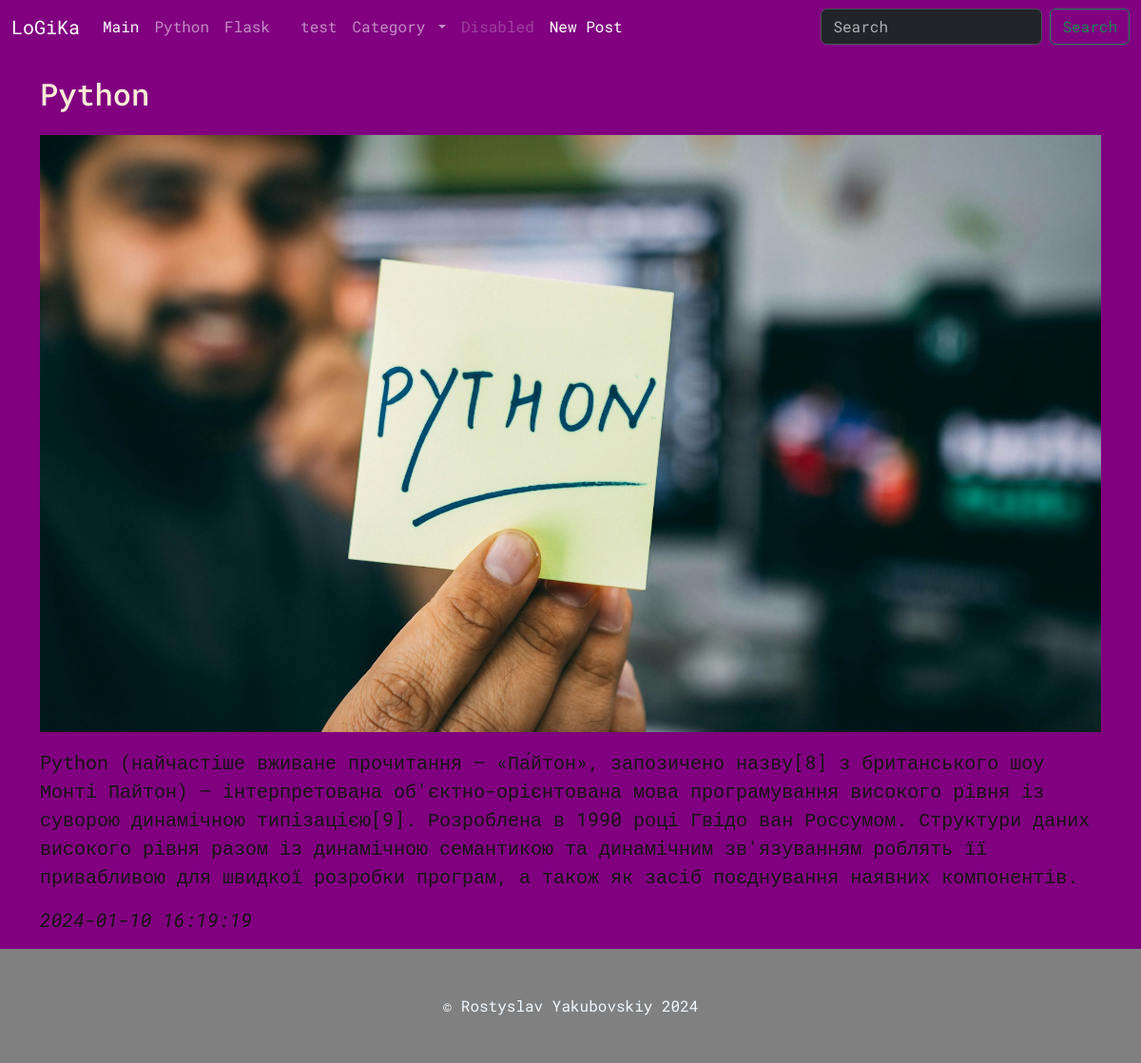
Screenshot of /post/2 with the database file from the repository.
### tables this page shows
CREATE TABLE "categories" (
	"id"	INTEGER,
	"title"	TEXT NOT NULL,
	PRIMARY KEY("id" AUTOINCREMENT)
);

CREATE TABLE "posts" (
	"id"	INTEGER,
	"category_id"	INTEGER,
	"title"	TEXT NOT NULL,
	"text"	TEXT,
	"image"	TEXT,
	"created"	TEXT DEFAULT CURRENT_TIMESTAMP,
	FOREIGN KEY("category_id") REFERENCES "categories"("id"),
	PRIMARY KEY("id" AUTOINCREMENT)
);

### app.py (the view)
@app.route("/post/<post_id>")
def post(post_id):
    categories = db.get_all_categories()
    post = db.get_post(int(post_id))
    return render_template("post.html",categories=categories,post=post)

### sql_queries.py (called while the page is built)
    def open(self):
        self.conn = sqlite3.connect(self.dbname) # підключаємося до бази данних
        self.cursor = self.conn.cursor()#створюємо курсор

    def close(self):
        self.cursor.close()
        self.conn.close()# закриваємо все в кінці коду

    def get_all_categories(self):
        self.open()
        self.cursor.execute("SELECT * FROM categories")
        data = self.cursor.fetchall()
        self.close()
        return data

    def get_post(self,post_id):
        self.open()
        self.cursor.execute("SELECT * FROM posts WHERE id=(?)",[post_id])
        data = self.cursor.fetchone()
        self.close()
        return data

### templates/post.html
{% extends 'base.html' %}
{% block content %}
    <div class="container">
    <h2 class ="my-4 text_center">{{post[2]}}</h2>
    <img src="{{ url_for('static', filename='img/'+post[4]) }}"  class="img-fluid" alt="...">
    <p class="my-3">{{post[3] | safe}}</p>
    <p><i>{{post[5]}}</i></p>
</div>
{% endblock content %}

### templates/menu.html (shortened to what this page needs)
<nav class="navbar navbar-expand-lg " data-bs-theme="dark" style="background-color:purple">
    <div class="container-fluid">
      <a class="navbar-brand" href="#">LoGiKa</a>
      <div class="collapse navbar-collapse" id="navbarSupportedContent">
        <ul class="navbar-nav me-auto mb-2 mb-lg-0">
          <li class="nav-item">
            <a class="nav-link active" aria-current="page" href="{{ url_for('index') }}">Main</a>
          </li>
          {% for category in categories %}
          <li class="nav-item">
            <a class="nav-link" href="{{ url_for('posts_by_category', category_id=category[0]) }}">{{category[1]}}</a>
          </li>
          {% endfor %}
          <li class="nav-item dropdown">
            <a class="nav-link dropdown-toggle" href="#" role="button" data-bs-toggle="dropdown" aria-expanded="false">
              Category
            </a>
          </li>
          <li class="nav-item">
            <a class="nav-link disabled" aria-disabled="true">Disabled</a>
          </li>
          <li class="nav-item">
            <a class="nav-link active" aria-current="page" href="{{ url_for('newpost') }}">New Post</a>
          </li>
        </ul>
        <form class="d-flex" role="search">
          <input class="form-control me-2" type="search" placeholder="Search" aria-label="Search">
          <button class="btn btn-outline-success" type="submit">Search</button>
        </form>
      </div>
    </div>
  </nav>

### static/style.css (style rules this page uses)
p { color:rgb(23, 20, 20); font-size: 20px; }
body { background: purple; color: antiquewhite; font-family: "Roboto Mono", monospace; }

### rows the page displays
categories: title "Python"
categories: title "Flask"
categories: title "test"
posts: title "Python", image (picture), text "Python (найчастіше вживане прочитання — «Па́йтон», запозичено назву[8] з британського шоу Монті Пайтон) — інтерпретована об'єктно-орієнтована мова програмування високого рівня із суворою динамічною типізацією[9]. Розроблена в 1990 році Гвідо ван Россумом. Структури даних високого рівня разом із динамічною семантикою та динамічним зв'язуванням роблять її привабливою для швидкої розробки програм, а також як засіб поєднування наявних компонентів.", created "2024-01-10 16:19:19"
